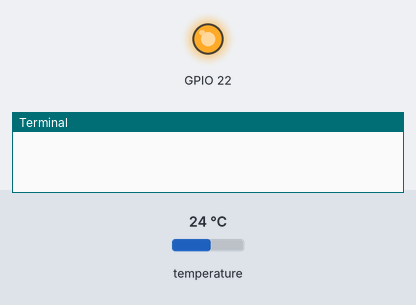
A program run on a simulated Raspberry Pi (BCM pin numbers). On the bench: output pins drawn as LEDs (lit = HIGH), the last lines printed to the terminal. The test bench sets the inputs (shaded band); at power-on: temperature 24 °C. Files the program writes start out absent. At 0.8 s the program stops and its outputs stay as they are.

Above: at 0.1 s.
At 0.8 s:
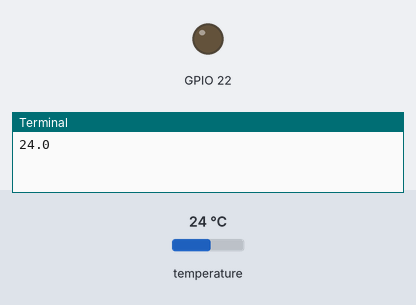
Timing chart, 0 to 2.3 s (numbered marks = the images above):
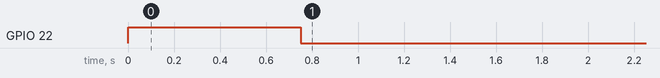

The program:

temperature_test.py
```python
import RPi.GPIO as GPIO

# DS18b20 on pin 4
GPIO.setmode(GPIO.BCM)

# Led on pin 22
GPIO.setup(22, GPIO.OUT)

# Turn led on
GPIO.output(22, GPIO.HIGH)

# Open the log file
datafile = open("temperature_data.log", "a")

# Read the temperature and add it to the file
tfile = open("/sys/bus/w1/devices/w1_bus_master1/28-000005209981/w1_slave")
text = tfile.read()
tfile.close
temperature_data = text.split()[-1]
temperature = float(temperature_data[2:])
temperature = temperature/1000
datafile.write(str(temperature) + "\n")
print temperature

# Close the log file
datafile.close()

# Turn the led off
GPIO.output(22, GPIO.LOW)

# Reset ports
GPIO.cleanup()
```

Measured:
- by itself, GPIO 22: LOW → HIGH at 0.00 s, → LOW 0.75 s later
